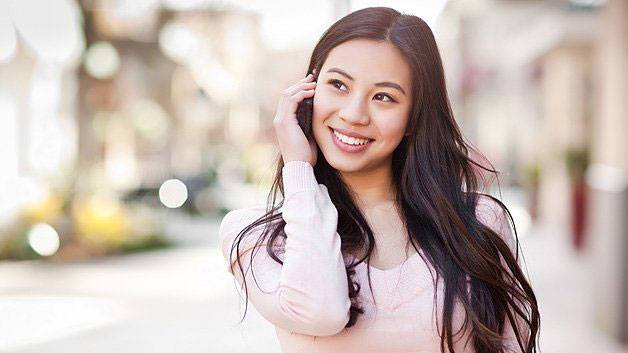
#> input picture Lab1/input/image2.jpg, 628 x 353 px
$ python Lab1.2.py
#> lines starting #> are read from the running program, lines starting #| are printed output that depends on the picture; after the words box and inside, x2 and y2 are one past the last pixel; in counts of white or black regions, pixels touching at a corner belong together
import cv2
import numpy as np
import math
from matplotlib import pyplot as plt

img_bgr = cv2.imread('input/image2.jpg')
#> img_bgr is the input picture: shape (353, 628, 3); mean B, G, R 177.3, 183.6, 198
img_gray = cv2.cvtColor(img_bgr, cv2.COLOR_BGR2GRAY)
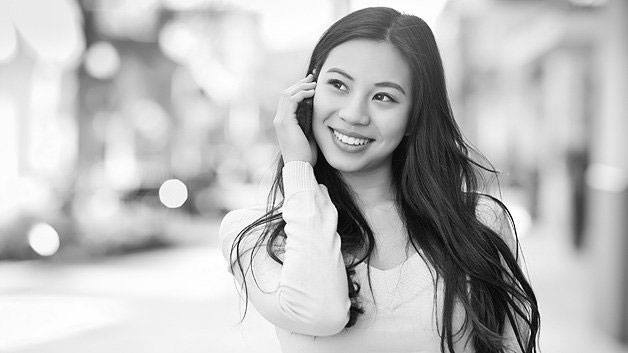
#> img_gray: shape (353, 628); min 0, max 255, mean 187.2
img_bgr_copy = img_bgr

xoi = math.ceil(img_bgr.shape[1] / 2)
#> xoi = 314
yoi	= math.ceil(img_bgr.shape[0] / 2)
#> yoi = 177

def roi(bgr,img, min, max):
	for i, row in enumerate(img):
		for j, dot in enumerate(row):
			if img[i][j] < min or img[i][j] > max :
				bgr[i][j] = [30 ,30, 30]

print('xoi : ' + str(xoi))
#| xoi : 314
print('yoi : ' + str(yoi))
#| yoi : 177
print('color of interest BGR : ' + str(img_bgr[xoi][yoi]))
#| color of interest BGR : [239 241 242]

cv2.line(img_bgr,(xoi-10,yoi),(xoi+10,yoi),(0,0,255),2)
#> img_bgr: shape (353, 628, 3); 0.03% of pixels changed, all inside (x1, y1, x2, y2) = (303, 176, 326, 179)
cv2.line(img_bgr,(xoi,yoi-10),(xoi,yoi+10),(0,0,255),2)
#> img_bgr: shape (353, 628, 3); mean B, G, R 177.3, 183.5, 198.1
cv2.circle(img_bgr,(xoi,yoi),3, (255,0,0), -1)
#> img_bgr: shape (353, 628, 3); mean B, G, R 177.3, 183.5, 198.1
cv2.imshow('img_bgr with line',img_bgr)
cv2.imwrite('output/img_bgr_lab1_2.jpg',img_bgr)

img_hsv = cv2.cvtColor(img_bgr, cv2.COLOR_BGR2HSV)
#> img_hsv: shape (353, 628, 3); mean H, S, V 48.9, 37.8, 198.4
print('color of interest HSV : ' + str(img_hsv[xoi][yoi]))
#| color of interest HSV : [ 20   3 242]
cv2.imshow('img_hsv',img_hsv)
cv2.imwrite('output/img_hsv_lab1_2.jpg',img_hsv)

img_rgb = img_bgr[...,::-1]

#plt.imshow(img_gray,cmap='hsv')
#plt.xticks([]), plt.yticks([])  # to hide tick values on X and Y axis
#plt.show()

roi(img_bgr_copy,img_gray,0,150)
#> after the loop in roi, `for i, row in enumerate(img):`:
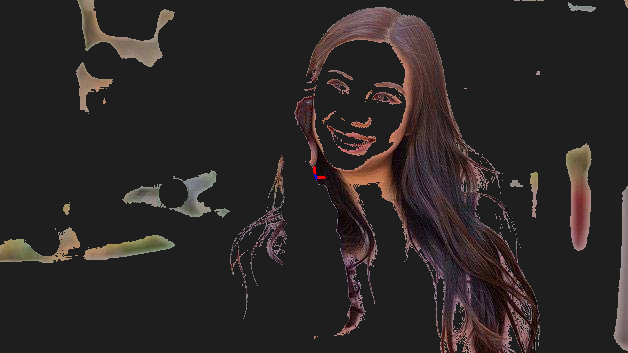
#> bgr: shape (353, 628, 3); mean B, G, R 38, 38.8, 43.8
cv2.imshow('img_roi',img_bgr_copy)
cv2.imwrite('output/img_roi_lab1_2.jpg',img_bgr_copy)

cv2.waitKey(0)
cv2.destroyAllWindows()

$ run again, with Lab1/input/image1.jpg copied over Lab1/input/image2.jpg
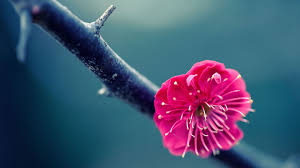
#> input picture Lab1/input/image1.jpg, 300 x 168 px
#> img_bgr is the input picture: shape (168, 300, 3); mean B, G, R 111.6, 84.4, 69.1
#> `img_gray = cv2.cvtColor(img_bgr, cv2.COLOR_BGR2GRAY)`:
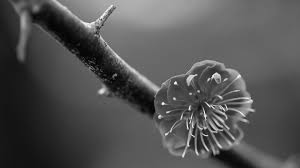
#> img_gray: shape (168, 300); min 2, max 253, mean 82.9
#| xoi : 150
#| yoi : 84
#| color of interest BGR : [86 67 10]
#> img_hsv: shape (168, 300, 3); mean H, S, V 108.5, 167.9, 124.3
#| color of interest HSV : [ 98 225  86]
#> after the loop in roi, `for i, row in enumerate(img):`:
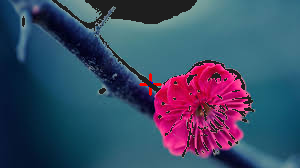
#> bgr: shape (168, 300, 3); mean B, G, R 101.9, 75.4, 60.3
